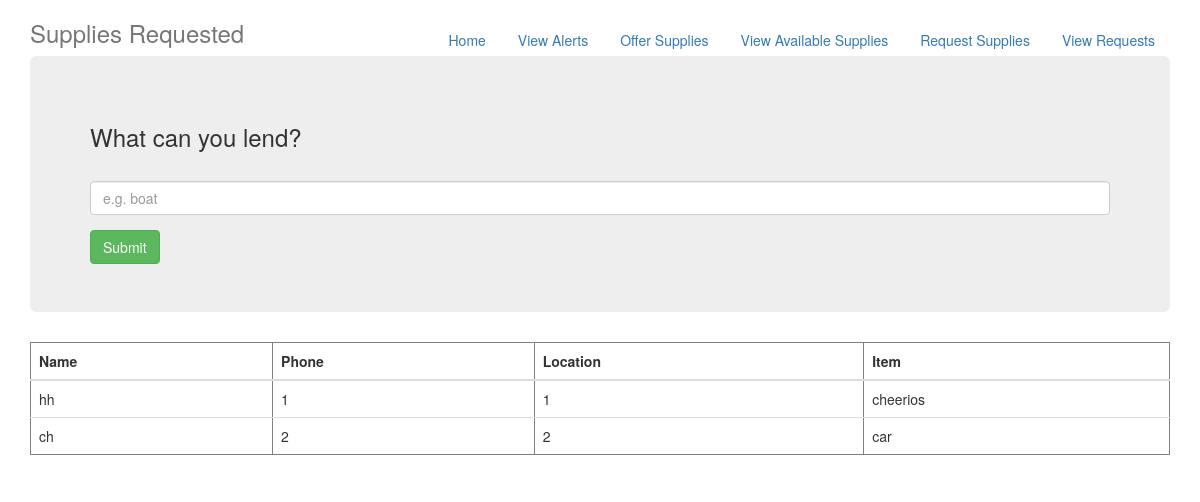
The app's page /see_requests, older data.
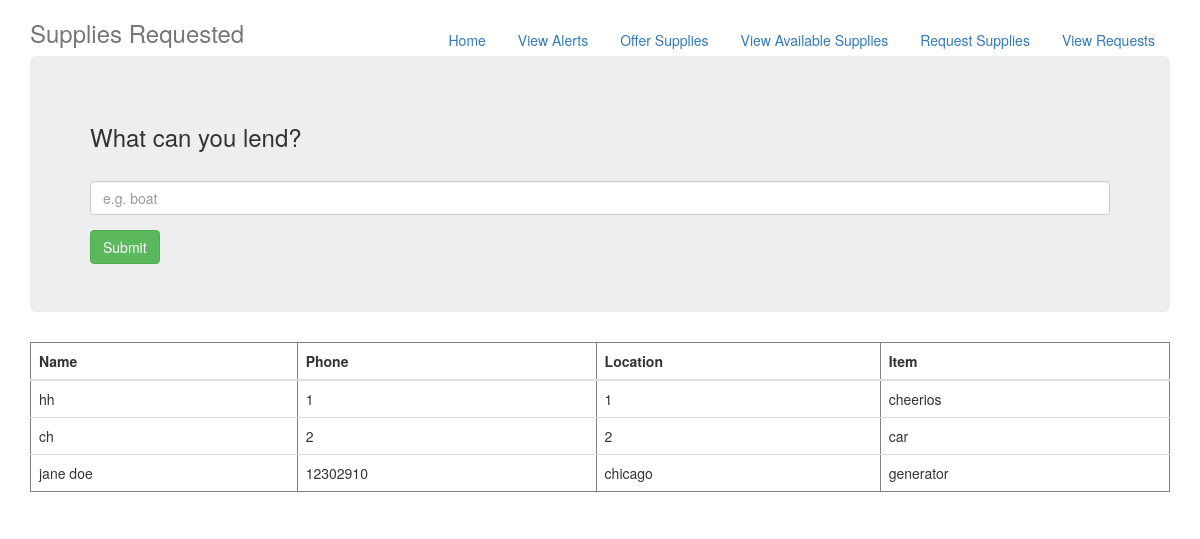
The same page, newer data.
### tables this page shows
CREATE TABLE REQUESTS
         (NAME TEXT NOT NULL,
         PHONE TEXT NOT NULL,
         LOCATION TEXT NOT NULL,
         ITEM TEXT NOT NULL);

### app.py (the view)
@app.route('/see_requests')
def see_requests():
    conn = sqlite3.connect(db2_name)
    conn.row_factory = sqlite3.Row
    cur = conn.cursor()
    cur.execute("SELECT * FROM REQUESTS")
    rows = cur.fetchall();
    conn.close()
    return render_template('see_requests.html', rows=rows)

### templates/see_requests.html (shortened to what this page needs)
<!DOCTYPE html>
<html lang="en">
<head>
    <link rel="stylesheet" href="https://maxcdn.bootstrapcdn.com/bootstrap/3.3.7/css/bootstrap.min.css">
</head>
<body>
    <div class="container">
        <div class="header">
            <nav>
                <ul class="nav nav-pills pull-right">
                    <li role="presentation" ><a href="/">Home</a></li>
                    <li role="presentation"><a href="alerts">View Alerts</a></li>
                    <li role="presentation"><a href="show_signup">Offer Supplies</a></li>
                    <li role="presentation"><a href="show_available_supplies">View Available Supplies</a></li>
                    <li role="presentation"><a href="show_requests">Request Supplies</a></li>
                    <li role="presentation"><a href="see_requests">View Requests</a></li>
                </ul>
            </nav>
            <h3 class="text-muted">Supplies Requested</h3>
        </div>
         <div class="jumbotron">
            <form action = "{{ url_for('search_result2') }}" method = "POST">
                 <h3>What can you lend?</h3>
                 <br>
                 <div class="form-group">
                      <input type="text" class="form-control" id="searchInput" name="item" placeholder="e.g. boat">
                 </div>
                 <input class='btn btn-success' role='button' type = "submit" value = "Submit" /><br>
            </form>
        </div>
        <table class="table" border = 1>
         <thead>
            <th>Name</th>
            <th>Phone</th>
            <th>Location</th>
            <th>Item</th>
         </thead>
         {% for row in rows %}
            <tr>
               <td>{{row["name"]}}</td>
               <td>{{row["phone"]}}</td>
               <td> {{ row["location"]}}</td>
               <td>{{row['item']}}</td>
            </tr>
         {% endfor %}
      </table>
    </div>
</body>
</html>

Row changes from the older to the newer data that the page shows:
added REQUESTS: name "jane doe", phone "12302910", location "chicago", item "generator"
